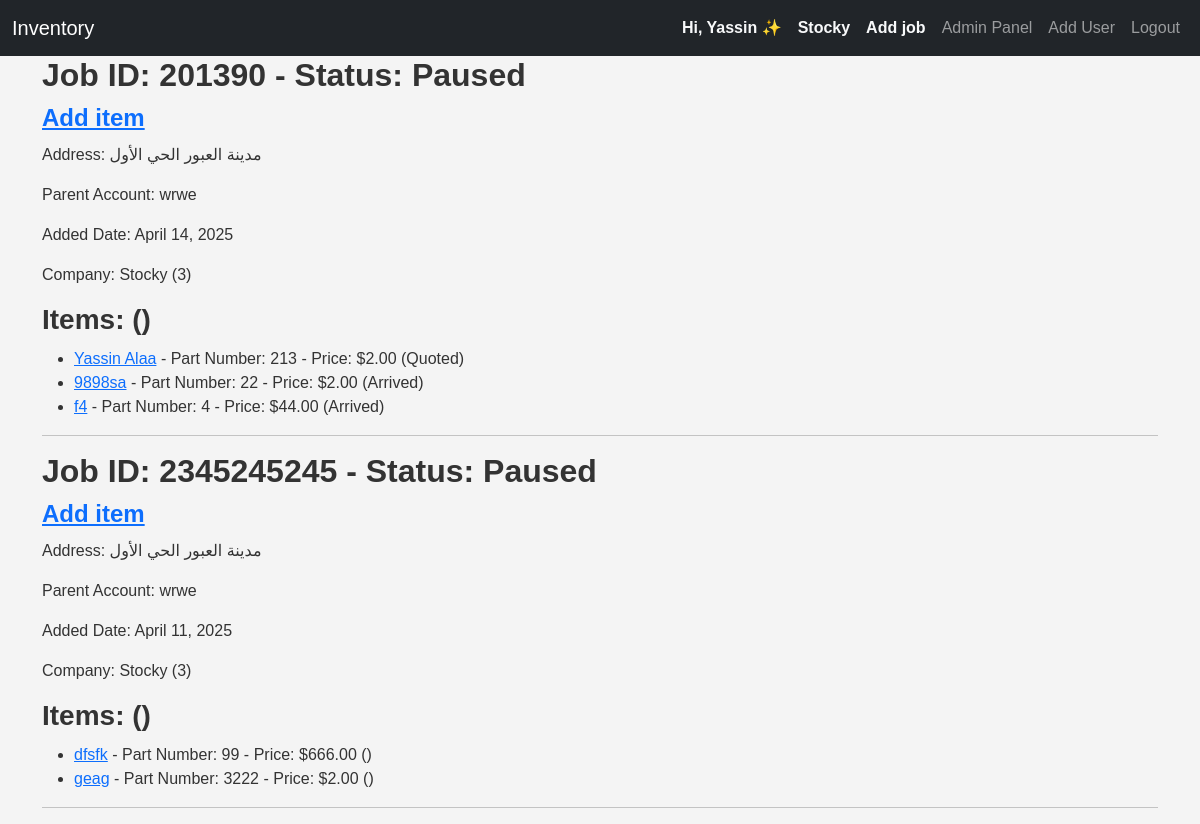
/ (signed in), run on the app's committed database.
### inventory/models.py (models this page shows, shortened)
class CustomUser(AbstractUser):
    company = models.ForeignKey(Company, on_delete=models.CASCADE, null=True, blank=True, related_name="employeees")
    email = models.EmailField(unique=True)
    username = models.CharField(max_length=90, unique=False)
    groups = models.ManyToManyField('auth.Group', related_name='users')
    REQUIRED_FIELDS = ['username',]
    USERNAME_FIELD = 'email'
    class Meta:
        verbose_name_plural = 'users'
        ordering = ['id']

class Company(models.Model):
    owner = models.ForeignKey("inventory.CustomUser", on_delete=models.CASCADE, null=True, blank=True,related_name="company_owner")
    employees = models.ManyToManyField('CustomUser', related_name='companies')
    company_name=models.CharField(max_length=70)
    company_email = models.EmailField(max_length=100)
    address=models.TextField()
    phone=models.CharField(max_length=15)
    def __str__(self):
        return self.company_name +" ("+ str(self.id)+") "
    class Meta:
        verbose_name_plural = 'companies'
        ordering = ['company_name']

class Job(models.Model):
    status_chouces=[
        ('ready', 'Ready'),
        ('paused', 'Paused'),
        ('completed', 'Completed'),
        ('cancelled', 'Cancelled'),
    ]
    address = models.CharField(max_length=70)
    job_id=models.IntegerField(primary_key=True)
    status=models.CharField(choices=status_chouces, max_length=20)
    parent_account=models.CharField(max_length=70)
    added_date=models.DateField(auto_now_add=True)
    company=models.ForeignKey(Company,on_delete=models.CASCADE,related_name="job_company")
    items_arrived=models.BooleanField(default=False, )
    post_code=models.CharField(max_length=10, null=True, blank=True)

class Item(models.Model):
    CHOICES=[
        ('ordered', 'Ordered'),
        ('arrived', 'Arrived'),
        ('quoted', 'Quoted'),
        ('empty',''),
    ]
    job = models.ForeignKey(Job,on_delete=models.DO_NOTHING ,null=True,blank=True, related_name="items")
    name=models.CharField(max_length=70)
    part_number=models.TextField(max_length=30)
    price=models.DecimalField(max_digits=10, decimal_places=2)
    supplier=models.CharField(max_length=70)
    status=models.CharField(max_length=20,choices=CHOICES,default="empty")
    company=models.ForeignKey(Company,on_delete=models.CASCADE,related_name="item_company")
    added_date=models.DateTimeField(auto_now_add=True)
    added_by=models.ForeignKey(CustomUser, on_delete=models.DO_NOTHING, null=True, blank=True, related_name="added_by_user")

### inventory/views.py (the view)
# urls.py: path('',views.inventory,name='inventory'),
@login_required(login_url='login', redirect_field_name='inventory')
@no_ban
def inventory(request):
    rjobs = Job.objects.annotate(item_count=Count('items')).filter(items_arrived=True).prefetch_related('items')
    items=Item.objects.filter(company=request.user.company)
    rjobs=Job.objects.all
    context={'rjobs':rjobs,
            'items':items
            }
    return render(request,'inventory/inventory.html',context)

### inventory/templatetags/custom_tags.py (called while the page is built)
@register.filter
def is_admin(user):
    if user.groups.filter(name='Admin').exists() or user.company.owner==user:
        return True
    return False

@register.filter
def is_owner(user):
    if user.is_authenticated and user.company.owner==user:
        return True
    return False

### templates/inventory/inventory.html (shortened to what this page needs)
{% extends 'inventory/base.html' %}
{% load static %}
{% load custom_tags %}
{% block body %}
  {% for job in rjobs %}
    {% if job.status != 'Ready' and job.items_arrived %}
      <h2>Job ID: <a href="{% url 'update_job' job.job_id %}">{{ job.job_id }}</a> - Status: {{ job.get_status_display }} <small>"Required parts have arrived but the job isn't marked as Ready"</small></h2>
    {% else %}
      <h2>Job ID: {{ job.job_id }} - Status: {{ job.get_status_display }}</h2>
      <h4><a href="{% url 'item_add' job.job_id %}">Add item</a></h4>
    {% endif %}
    <p>Address: {{ job.address }}</p>
    <p>Parent Account: {{ job.parent_account }}</p>
    <p>Added Date: {{ job.added_date }}</p>
    <p>Company: {{ job.company }}</p>
    <h3>Items: ({{ job.item_count }})</h3>
    <ul>
      {% for item in job.items.all %}
        <li>
          <a href="{% url 'update_item' item.id %}">{{ item.name }}</a> - Part Number: {{ item.part_number }} - Price: ${{ item.price }}
          ({{ item.get_status_display }})
        </li>
      {% empty %}
        <li>No items associated with this job.</li>
      {% endfor %}
    </ul>
    <hr />
  {% endfor %}
  <link rel="stylesheet" href="{% static 'css/style.css' %}" />
{% endblock %}

### templates/inventory/base.html (shortened to what this page needs)
{% load static %}
{% load custom_tags %}
<!DOCTYPE html>
<html lang="en">
  <head>
    <link href="https://cdn.jsdelivr.net/npm/bootstrap@5.3.3/dist/css/bootstrap.min.css" rel="stylesheet" />
    <link rel="stylesheet" href="{% static 'css/style.css' %}" />
  </head>
  <body>
    {% if request.user.is_authenticated %}
      <nav class="navbar navbar-expand-lg navbar-dark bg-dark">
        <div class="container-fluid">
          <a class="navbar-brand" href="{% url 'inventory' %}">Inventory</a>
          <div class="collapse navbar-collapse" id="navbarNav">
            <ul class="navbar-nav ms-auto align-items-center">
              <li class="nav-item">
                <a class="nav-link fw-bold text-light" href="{% url 'update_user' request.user.id %}">
                  {% if request.user|is_owner %}
                    Hi, {{ request.user.username }} ✨
                  {% else %}
                    {% if request.user|is_admin %}
                      {{ request.user.username }}👔 <small>Admin</small>
                    {% else %}
                      {{ request.user.username }}👔 <small>Employee</small>
                    {% endif %}
                  {% endif %}
                </a>
              </li>
              {% if request.user.company %}
                {% if request.user|is_owner %}
                  <li class="nav-item">
                    <a class="nav-link fw-bold text-light" href="{% url 'update_company' request.user.company.id %}">{{ request.user.company.company_name }}</a>
                  </li>
                {% else %}
                  <li class="nav-item">
                    <a class="nav-link fw-bold text-light" href="{% url 'update_company' request.user.company.id %}">{{ request.user.company.company_name }}</a>
                  </li>
                {% endif %}
              {% endif %}
              <li class="nav-item">
                <a class="nav-link fw-bold text-light" href="{% url 'create_job' %}">Add job</a>
              </li>
              {% if request.user|is_admin %}
                <li class="nav-item">
                  <a class="nav-link" href="{% url 'admin_panel' %}">Admin Panel</a>
                </li>
                <li class="nav-item">
                  <a class="nav-link" href="{% url 'register' %}">Add User</a>
                </li>
              {% endif %}
              <li class="nav-item">
                <a class="nav-link" href="{% url 'logout' %}">Logout</a>
              </li>
            </ul>
          </div>
        </div>
      </nav>
    {% endif %}
    <div class="container content">
      {% block body %}
      {% endblock %}
    </div>
  </body>
</html>

### stock/static/css/style.css (style rules this page uses)
body { font-family: Arial, sans-serif; background: #f4f4f4; margin: 0; padding: 0; color: #333; }
h2, h3, h4 { font-weight: 600; margin-bottom: 10px; }

### data on the page
CustomUser: user.username "Yassin", user.company.company_name "Stocky"
Job: job_id "201390", status "Paused", address "مدينة العبور الحي الأول", parent_account "wrwe", added_date "April 14, 2025", company "Stocky (3)"
Item: name "Yassin Alaa", part_number "213", price "2.00", status "Quoted"
Item: name "9898sa", part_number "22", price "2.00", status "Arrived"
Item: name "f4", part_number "4", price "44.00", status "Arrived"
Job: job_id "2345245245", status "Paused", address "مدينة العبور الحي الأول", parent_account "wrwe", added_date "April 11, 2025", company "Stocky (3)"
Item: name "dfsfk", part_number "99", price "666.00"
Item: name "geag", part_number "3222", price "2.00"
